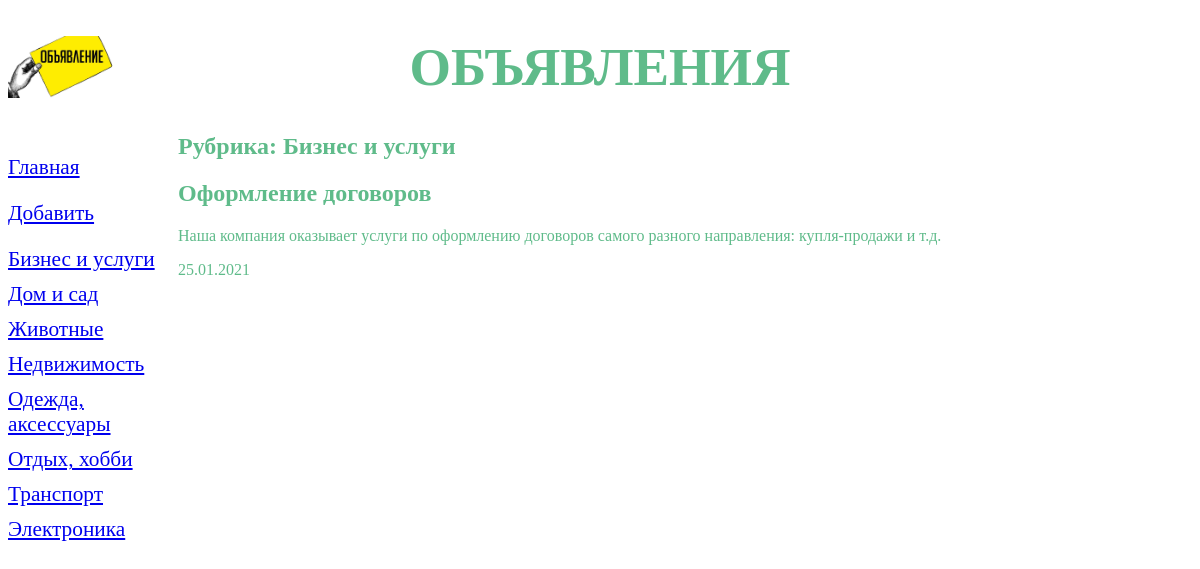
Screenshot of /board/7/ with the database file from the repository.
### board/models.py (models this page shows, shortened)
class Rubric(models.Model):
    name = models.CharField(max_length=20, db_index=True, verbose_name='Название')
    class Meta:
        verbose_name_plural = 'Рубрики'
        verbose_name = 'Рубрика'
        ordering = ['name']

class Board(models.Model):
    title = models.CharField(max_length=50, verbose_name='Товар')
    content = models.TextField(null=True, blank=True, verbose_name='Описание')
    price = models.FloatField(null=True, blank=True, verbose_name='Цена')
    published = models.DateField(auto_now_add=True, db_index=True, verbose_name='Опубликовано')
    rubric = models.ForeignKey('Rubric', null=True, on_delete=models.PROTECT, verbose_name='Рубрика')
    class Meta:
        verbose_name_plural = 'Объявления'
        verbose_name = "Объявление"
        ordering = ['-published']

### board/views.py (the view)
# urls.py: path('<int:rubric_id>/', by_rubric, name='by_rubric'),
def by_rubric(request, rubric_id):
    bs = Board.objects.filter(rubric=rubric_id)
    rubrics = Rubric.objects.all()
    current_rubric = Rubric.objects.get(pk=rubric_id)
    context = {'bs': bs, 'rubrics': rubrics, 'current_rubric': current_rubric}
    return render(request, 'board/by_rubric.html', context)

### board/templates/board/by_rubric.html (shortened to what this page needs)
{% extends "layout/basic.html" %}
{% block content %}
<h2>Рубрика: {{current_rubric.name }}</h2>
{% for b in bs %}
<div>
    <h2>{{ b.title }}</h2>
    <p>{{ b.content }}</p>
    <p>{{ b.published|date:"d.m.Y" }}</p>
</div>
{% endfor %}
{% endblock %}

### board/templates/layout/basic.html (shortened to what this page needs)
<!DOCTYPE html>
{% load static %}
<html lang="en">
<head>
    <link rel="stylesheet" type="text/css" href="{% static 'board/style.css' %}">
</head>
<body>
    <header>
        <h1>Объявления</h1>
    </header>
    <nav>
        <p><a href="{% url 'index' %}">Главная</a></p>
        <p><a href="{% url 'add' %}">Добавить</a></p>
        {% for rubric in rubrics %}
        <a href="{% url 'by_rubric' rubric.pk %}">{{ rubric.name }}</a>
        {% endfor %}
    </nav>
    <section>
        {% block content %}
        {% endblock %}
    </section>
</body>
</html>

### board/static/board/style.css (style rules this page uses)
html { background-color: white; color: #5fbb8a; }
header h1 { font-size: 40pt; text-transform: uppercase; text-align: center; background: url("bg.jpg") left / auto 100% no-repeat; }
nav { font-size: 16pt; width: 150px; float: left; }
nav a { display: block; margin: 10px 0px; }
section { margin-left: 170px; }

### rows the page displays
Rubric: name "Бизнес и услуги"
Rubric: name "Дом и сад"
Rubric: name "Животные"
Rubric: name "Недвижимость"
Rubric: name "Одежда, аксессуары"
Rubric: name "Отдых, хобби"
Rubric: name "Транспорт"
Rubric: name "Электроника"
Board: title "Оформление договоров", content "Наша компания оказывает услуги по оформлению договоров самого разного направления: купля-продажи и т.д.", published "25.01.2021"
